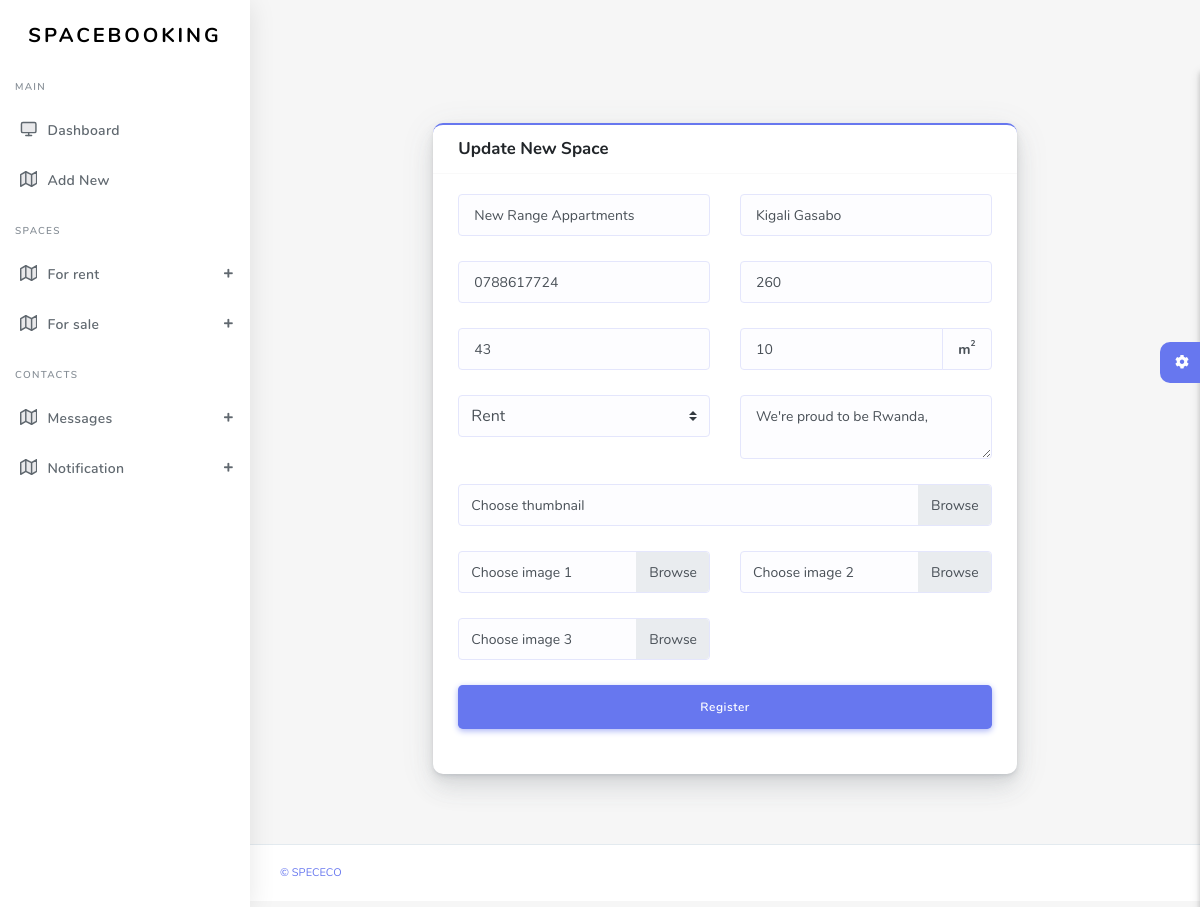
Screenshot of /admin/updateRents.php?idToUpdate=1 with the database file from the repository.
### tables this page shows
CREATE TABLE `offices` (
  `id` int(11) NOT NULL,
  `name` varchar(100) NOT NULL,
  `location` varchar(100) DEFAULT NULL,
  `contact` varchar(100) DEFAULT NULL,
  `price` int(11) DEFAULT NULL,
  `rooms` varchar(100) NOT NULL,
  `propertyId` varchar(255) NOT NULL,
  `area` varchar(100) NOT NULL,
  `descriptions` varchar(255) NOT NULL,
  `status` varchar(100) NOT NULL,
  `saleStatus` varchar(100) NOT NULL,
  `thumnail` varchar(255) DEFAULT NULL,
  `photo1` varchar(255) DEFAULT NULL,
  `photo2` varchar(255) DEFAULT NULL,
  `photo3` varchar(255) DEFAULT NULL,
  `companyId` int(11) NOT NULL
);

### admin/updateRents.php (the view, shortened to what this page needs)
<?php
require_once("includes/db.php");
$ex = explode("!",$_GET['idToUpdate']);
$id = $ex[0];
$se = mysqli_query($conn,"SELECT *FROM offices WHERE id='$id'") or die(mysqli_error($conn));
$fe = mysqli_fetch_array($se);
?>
<!DOCTYPE html>
<html lang="en">
<head>
  <link rel="stylesheet" href="assets/css/app.min.css">
    <link rel="stylesheet" href="assets/bundles/datatables/datatables.min.css">
  <link rel="stylesheet" href="assets/bundles/datatables/DataTables-1.10.16/css/dataTables.bootstrap4.min.css">
  <link rel="stylesheet" href="assets/css/style.css">
  <link rel="stylesheet" href="assets/css/components.css">
  <link rel="stylesheet" href="assets/css/custom.css">
</head>
<body>
  <div id="app">
    <div class="main-wrapper main-wrapper-1">
      <div class="navbar-bg"></div>
      <?php
        include 'includes/left_nav2.php';
        ?>
      <div class="main-content">
        <section class="section">
          <div class="section-body">
            <div class="row">
              <div class="col-sm-2 col-md-2 col-lg-2">
              </div>
              <div class="col-sm-8 col-md-8 col-lg-8">
                <div class="card card-primary">
                  <div class="card-header">
                    <h4>Update New Space</h4>
                  </div>
                  <div class="card-body">
                    <form method="POST" enctype="multipart/form-data">
                      <div class="row">
                        <div class="form-group col-6">
                          <input id="names" type="text" class="form-control" name="offName" value="<?= $fe['name'];?>" autofocus>
                        </div>
                        <div class="form-group col-6">
                          <input id="locations" type="text" class="form-control" value="<?= $fe['location'];?>"  name="offLocation">
                        </div>
                      </div>
                      <div class="row">
                        <div class="form-group col-6">
                          <input id="phoneNumber" type="number" class="form-control" name="offPhoneNumber"  value="<?= $fe['contact'];?>" autofocus>
                        </div>
                        <div class="form-group col-6">
                          <input id="price" type="number" class="form-control" value="<?= $fe['price'];?>" name="offPrices">
                        </div>
                      </div>
                      <div class="row">
                        <div class="form-group col-6">
                          <input id="rooms" type="number" class="form-control" value="<?= $fe['rooms'];?>" name="offRooms" autofocus>
                        </div>
                        <div class="form-group col-6">
                            <div class="input-group">
                                <input type="number" name="offArea" class="form-control text-left" id="inlineFormInputGroup2" value="<?= $fe['area'];?>">
                                <div class="input-group-append">
                                <div class="input-group-text"><b>m</b><sup><small><b>2</b></small></sup></div>
                                </div>
                            </div>
                        </div>
                      </div>
                      <div class="row">
                        <div class="form-group col-6">
                          <select name="offStatus" id="status" class="custom-select">
                              <option value="Rent">Rent</option>
                          </select>
                        </div>
                        <div class="form-group col-6">
                           <textarea name="descs" id="" cols="30" class="form-control" rows="3"><?= $fe['descriptions'];?></textarea>
                        </div>
                        <div class="form-group col-12">
                            <div class="custom-file">
                                <label class="custom-file-label" for="customFile">Choose thumbnail</label>
                            </div>
                        </div>
                      </div>
                      <div class="row">
                        <div class="form-group col-6">
                            <div class="custom-file">
                                <label class="custom-file-label" for="customFile">Choose image 1</label>
                            </div>
                        </div>
                        <div class="form-group col-6">
                            <div class="custom-file">
                                <label class="custom-file-label" for="customFile">Choose image 2</label>
                            </div>
                        </div>
                      </div>
                      <div class="row">
                        <div class="form-group col-6">
                            <div class="custom-file">
                                <label class="custom-file-label" for="customFile">Choose image 3</label>
                            </div>
                        </div>
                        <div class="form-group col-6">
                        </div>
                      </div>
                      <div class="form-group">
                        <button type="submit" name="updateRent" class="btn btn-primary btn-lg btn-block">
                          Register
                        </button>
                      </div>
                    </form>
                  </div>
                </div>
              </div>
              <div class="col-sm-2 col-md-2 col-lg-2">
              </div>
            </div>
          </div>
        </section>
        <?php include'includes/settings.php' ?>
      </div>
      <footer class="main-footer">
        <div class="footer-left">
          <a href="">&copy Spececo</a></a>
        </div>
      </footer>
    </div>
  </div>
</body>
</html>

### rows the page displays
offices: offName "New Range Appartments", offLocation "Kigali Gasabo", offPhoneNumber "0788617724", offPrices "260", offRooms "43", offArea "10", descs "We're proud to be Rwanda,"
